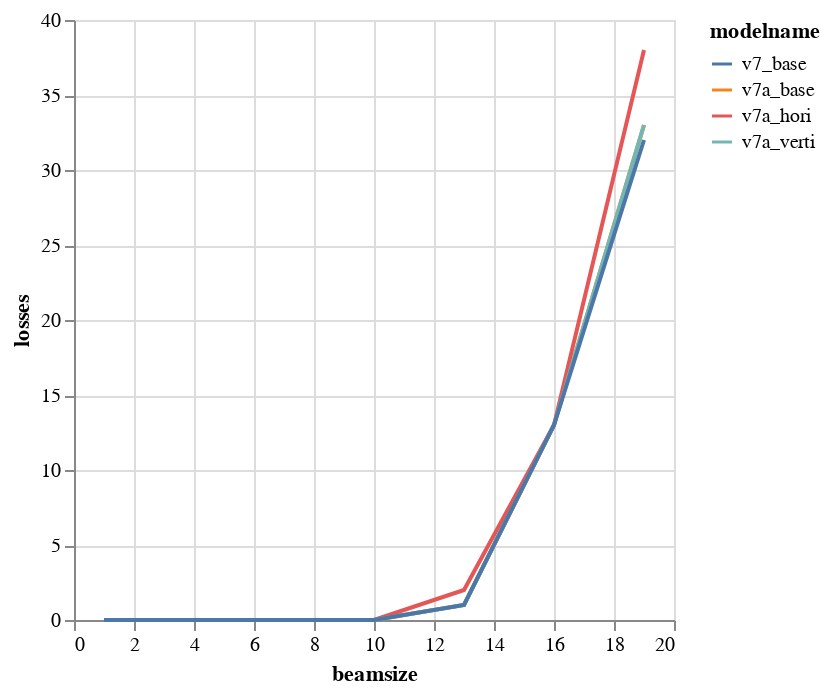

Notebook code cell kept with this figure:
### Code cell
alt.Chart(DATA.loc[DATA["beamsize"]<=20]).mark_line().encode(
    color="modelname",
    x='beamsize',
    y='losses',
)

### Figure 1 — Vega-Lite specification as saved in the notebook (floating-point values rounded to 4 significant figures)
{"$schema": "https://vega.github.io/schema/vega-lite/v1.2.1.json", "data": {"values": [{"Unnamed: 0": 0, "beamsize": 1, "losses": 0, "modelname": "v7a_base", "relbeta": 0.002308, "sourceID": 16777217, "sourceName": "bs_1", "x_emittance": 0.00299, "x_norm_emittance": 6.902e-06, "y_emittance": 6.686e-05, "y_norm_emittance": 1.543e-07}, {"Unnamed: 0": 1, "beamsize": 4, "losses": 0, "modelname": "v7a_base", "relbeta": 0.002308, "sourceID": 16777218, "sourceName": "bs_4", "x_emittance": 0.1047, "x_norm_emittance": 0.0002417, "y_emittance": 0.004292, "y_norm_emittance": 9.907e-06}, {"Unnamed: 0": 2, "beamsize": 7, "losses": 0, "modelname": "v7a_base", "relbeta": 0.002308, "sourceID": 16777219, "sourceName": "bs_7", "x_emittance": 0.6383, "x_norm_emittance": 0.001474, "y_emittance": 0.02164, "y_norm_emittance": 4.995e-05}, {"Unnamed: 0": 3, "beamsize": 10, "losses": 0, "modelname": "v7a_base", "relbeta": 0.002308, "sourceID": 16777220, "sourceName": "bs_10", "x_emittance": 1.887, "x_norm_emittance": 0.004357, "y_emittance": 0.08267, "y_norm_emittance": 0.0001908}, {"Unnamed: 0": 4, "beamsize": 13, "losses": 1, "modelname": "v7a_base", "relbeta": 0.002308, "sourceID": 16777221, "sourceName": "bs_13", "x_emittance": 5.148, "x_norm_emittance": 0.01188, "y_emittance": 0.1961, "y_norm_emittance": 0.0004526}, {"Unnamed: 0": 5, "beamsize": 16, "losses": 13, "modelname": "v7a_base", "relbeta": 0.002308, "sourceID": 16777222, "sourceName": "bs_16", "x_emittance": 9.592, "x_norm_emittance": 0.02214, "y_emittance": 0.4002, "y_norm_emittance": 0.0009238}, {"Unnamed: 0": 6, "beamsize": 19, "losses": 33, "modelname": "v7a_base", "relbeta": 0.002308, "sourceID": 16777223, "sourceName": "bs_19", "x_emittance": 16.19, "x_norm_emittance": 0.03737, "y_emittance": 0.857, "y_norm_emittance": 0.001978}, {"Unnamed: 0": 0, "beamsize": 1, "losses": 0, "modelname": "v7a_hori", "relbeta": 0.002308, "sourceID": 16777217, "sourceName": "bs_1", "x_emittance": 0.002868, "x_norm_emittance": 6.62e-06, "y_emittance": 7.938e-06, "y_norm_emittance": 1.832e-08}, {"Unnamed: 0": 1, "beamsize": 4, "losses": 0, "modelname": "v7a_hori", "relbeta": 0.002308, "sourceID": 16777218, "sourceName": "bs_4", "x_emittance": 0.1042, "x_norm_emittance": 0.0002406, "y_emittance": 0.0008403, "y_norm_emittance": 1.94e-06}, {"Unnamed: 0": 2, "beamsize": 7, "losses": 0, "modelname": "v7a_hori", "relbeta": 0.002308, "sourceID": 16777219, "sourceName": "bs_7", "x_emittance": 0.632, "x_norm_emittance": 0.001459, "y_emittance": 0.006782, "y_norm_emittance": 1.566e-05}, {"Unnamed: 0": 3, "beamsize": 10, "losses": 0, "modelname": "v7a_hori", "relbeta": 0.002308, "sourceID": 16777220, "sourceName": "bs_10", "x_emittance": 1.866, "x_norm_emittance": 0.004307, "y_emittance": 0.07588, "y_norm_emittance": 0.0001752}, {"Unnamed: 0": 4, "beamsize": 13, "losses": 2, "modelname": "v7a_hori", "relbeta": 0.002308, "sourceID": 16777221, "sourceName": "bs_13", "x_emittance": 4.984, "x_norm_emittance": 0.01151, "y_emittance": 0.1732, "y_norm_emittance": 0.0003998}, {"Unnamed: 0": 5, "beamsize": 16, "losses": 13, "modelname": "v7a_hori", "relbeta": 0.002308, "sourceID": 16777222, "sourceName": "bs_16", "x_emittance": 9.491, "x_norm_emittance": 0.02191, "y_emittance": 0.3577, "y_norm_emittance": 0.0008257}, {"Unnamed: 0": 6, "beamsize": 19, "losses": 38, "modelname": "v7a_hori", "relbeta": 0.002308, "sourceID": 16777223, "sourceName": "bs_19", "x_emittance": 16.16, "x_norm_emittance": 0.0373, "y_emittance": 0.9717, "y_norm_emittance": 0.002243}, {"Unnamed: 0": 0, "beamsize": 1, "losses": 0, "modelname": "v7a_verti", "relbeta": 0.002308, "sourceID": 16777217, "sourceName": "bs_1", "x_emittance": 0.03888, "x_norm_emittance": 8.976e-05, "y_emittance": 0.0388, "y_norm_emittance": 8.958e-05}, {"Unnamed: 0": 1, "beamsize": 4, "losses": 0, "modelname": "v7a_verti", "relbeta": 0.002308, "sourceID": 16777218, "sourceName": "bs_4", "x_emittance": 0.6259, "x_norm_emittance": 0.001445, "y_emittance": 0.6147, "y_norm_emittance": 0.001419}, {"Unnamed: 0": 2, "beamsize": 7, "losses": 0, "modelname": "v7a_verti", "relbeta": 0.002308, "sourceID": 16777219, "sourceName": "bs_7", "x_emittance": 1.867, "x_norm_emittance": 0.004309, "y_emittance": 1.757, "y_norm_emittance": 0.004055}, {"Unnamed: 0": 3, "beamsize": 10, "losses": 0, "modelname": "v7a_verti", "relbeta": 0.002308, "sourceID": 16777220, "sourceName": "bs_10", "x_emittance": 4.196, "x_norm_emittance": 0.009687, "y_emittance": 3.781, "y_norm_emittance": 0.008728}, {"Unnamed: 0": 4, "beamsize": 13, "losses": 1, "modelname": "v7a_verti", "relbeta": 0.002308, "sourceID": 16777221, "sourceName": "bs_13", "x_emittance": 8.181, "x_norm_emittance": 0.01888, "y_emittance": 6.529, "y_norm_emittance": 0.01507}, {"Unnamed: 0": 5, "beamsize": 16, "losses": 13, "modelname": "v7a_verti", "relbeta": 0.002308, "sourceID": 16777222, "sourceName": "bs_16", "x_emittance": 13.41, "x_norm_emittance": 0.03096, "y_emittance": 9.296, "y_norm_emittance": 0.02146}, {"Unnamed: 0": 6, "beamsize": 19, "losses": 33, "modelname": "v7a_verti", "relbeta": 0.002308, "sourceID": 16777223, "sourceName": "bs_19", "x_emittance": 20.55, "x_norm_emittance": 0.04745, "y_emittance": 13.33, "y_norm_emittance": 0.03078}, {"Unnamed: 0": 0, "beamsize": 1, "losses": 0, "modelname": "v7_base", "relbeta": 0.002308, "sourceID": 16777217, "sourceName": "bs_1", "x_emittance": 0.003007, "x_norm_emittance": 6.941e-06, "y_emittance": 0.0006105, "y_norm_emittance": 1.409e-06}, {"Unnamed: 0": 1, "beamsize": 4, "losses": 0, "modelname": "v7_base", "relbeta": 0.002308, "sourceID": 16777218, "sourceName": "bs_4", "x_emittance": 0.1218, "x_norm_emittance": 0.0002812, "y_emittance": 0.0404, "y_norm_emittance": 9.327e-05}, {"Unnamed: 0": 2, "beamsize": 7, "losses": 0, "modelname": "v7_base", "relbeta": 0.002308, "sourceID": 16777219, "sourceName": "bs_7", "x_emittance": 0.7121, "x_norm_emittance": 0.001644, "y_emittance": 0.1995, "y_norm_emittance": 0.0004605}, {"Unnamed: 0": 3, "beamsize": 10, "losses": 0, "modelname": "v7_base", "relbeta": 0.002308, "sourceID": 16777220, "sourceName": "bs_10", "x_emittance": 2.12, "x_norm_emittance": 0.004895, "y_emittance": 0.6976, "y_norm_emittance": 0.00161}, {"Unnamed: 0": 4, "beamsize": 13, "losses": 1, "modelname": "v7_base", "relbeta": 0.002308, "sourceID": 16777221, "sourceName": "bs_13", "x_emittance": 5.007, "x_norm_emittance": 0.01156, "y_emittance": 1.717, "y_norm_emittance": 0.003964}, {"Unnamed: 0": 5, "beamsize": 16, "losses": 13, "modelname": "v7_base", "relbeta": 0.002308, "sourceID": 16777222, "sourceName": "bs_16", "x_emittance": 9.722, "x_norm_emittance": 0.02244, "y_emittance": 2.852, "y_norm_emittance": 0.006583}, {"Unnamed: 0": 6, "beamsize": 19, "losses": 32, "modelname": "v7_base", "relbeta": 0.002308, "sourceID": 16777223, "sourceName": "bs_19", "x_emittance": 16.21, "x_norm_emittance": 0.03742, "y_emittance": 7.1, "y_norm_emittance": 0.01639}]}, "encoding": {"color": {"field": "modelname", "type": "nominal"}, "x": {"field": "beamsize", "type": "quantitative"}, "y": {"field": "losses", "type": "quantitative"}}, "mark": "line"}
